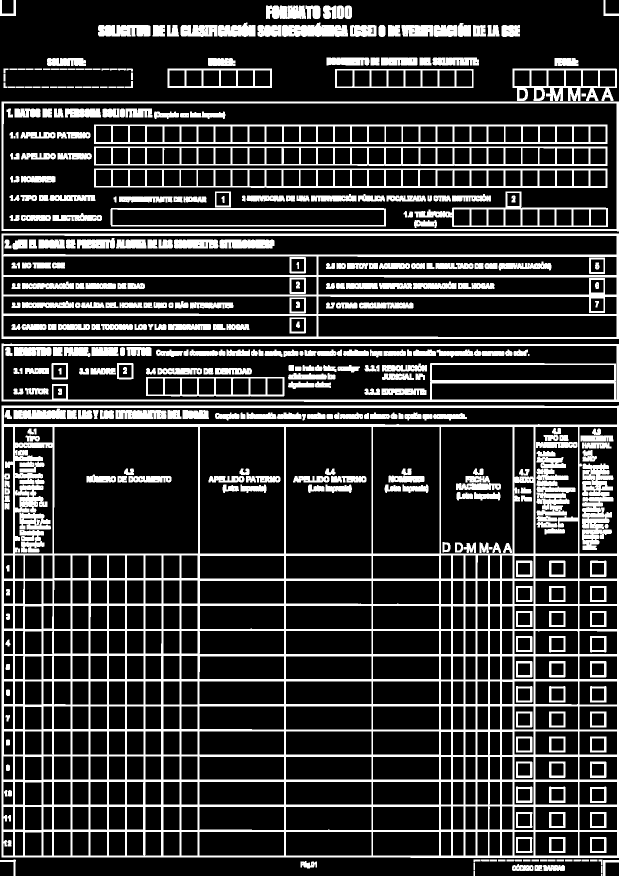
#> input picture resources/pag1_Template.png, 1238 x 1752 px, given in place of pag1.png, which was not available (shown at 1/2 size)
$ python PageDetector.py   (older library calls are emulated)
#> lines starting #> are read from the running program, lines starting #| are printed output that depends on the picture; after the words box and inside, x2 and y2 are one past the last pixel; in counts of white or black regions, pixels touching at a corner belong together; pictures that were not available may be replaced by others from this repository, and a replacement may not be noted
#!/usr/bin/env python
# coding: utf-8

"""
    Extraction.PageDetector
    ============================
    Detect page number and oritentation to extract features
    properly.

    _copyright_ = 'Copyright (c) 2017 Vm.C.', see AUTHORS for more details
    _license_ = GNU General Public License, see LICENSE for more details
"""

import numpy as np
import cv2
from matplotlib import pyplot as plt
import math
from os import listdir
from os.path import isfile, join

# Global settings ####
dx = [-1, 1, 0, 0]
dy = [0, 0, -1, 1]


# Function definition ####
# [5 lines left out: function sortSquareCenters, not called in this run]


class ShapeDetector:
    def __init__(self):
        pass

    # [32 lines left out: function detect, not called in this run]


def getSingleSquare(image_original, corner, iterations=1):

    # ret3, If = cv2.threshold(image_original, 0, 255, cv2.THRESH_BINARY_INV + cv2.THRESH_OTSU)
    If = cv2.adaptiveThreshold(image_original, 255, cv2.ADAPTIVE_THRESH_MEAN_C, cv2.THRESH_BINARY, 51, 2)
    If = cv2.bitwise_not(If)

    se = cv2.getStructuringElement(cv2.MORPH_ELLIPSE, (3, 3))
    thIMor = cv2.morphologyEx(If, cv2.MORPH_CLOSE, se)
    maxShape = max(image_original.shape)

    k_left = int(25)  # componentes >= 4
    k_right = int(25)  # componentes < 4

    while k_left + +1 < k_right:
        k = (k_left + k_right) // 2
        onlySquares = cv2.erode(thIMor, cv2.getStructuringElement(cv2.MORPH_RECT, (k, k)), iterations=1)
        onlySquares = cv2.dilate(onlySquares, cv2.getStructuringElement(cv2.MORPH_RECT, (k, k)), iterations=1)
        # Connected compoent labling
        stats = cv2.connectedComponentsWithStats(onlySquares, connectivity=4)
        print('with ', k, ' we got: ', stats[0])
        print('with ',k,' got: ', stats[0])
        if stats[0] >= 2:
            k_left = k
        else:
            k_right = k


        # plt.subplot(1, 2, 1), plt.imshow(onlySquares, 'gray'), plt.title(str(k) + '::' + str(stats[0]))
        # plt.subplot(1, 2, 2), plt.imshow(thIMor, 'gray'), plt.title('th3')
        # plt.show()

    print('FInally: ', k_left, k_right)
    print('k_left final: ', k_left)
    thIMor = cv2.erode(thIMor, cv2.getStructuringElement(cv2.MORPH_RECT, (k_left, k_left)), iterations=1)
    thIMor = cv2.dilate(thIMor, cv2.getStructuringElement(cv2.MORPH_RECT, (k_left, k_left)), iterations=1)
    backtorgb = cv2.cvtColor(image_original, cv2.COLOR_GRAY2RGB)
    cnts = cv2.findContours(thIMor.copy(), cv2.RETR_EXTERNAL,cv2.CHAIN_APPROX_SIMPLE)
    cnts = cnts[1] #if imutils.is_cv2() else cnts[1]
    sd = ShapeDetector()
    ratio = 1.0
    squares_found = []
    for c in cnts:
        # compute the center of the contour, then detect the name of the
        # shape using only the contour
        M = cv2.moments(c)
        cX = int((M["m10"] / M["m00"]) * ratio)
        cY = int((M["m01"] / M["m00"]) * ratio)
        # shape = sd.detect(c)
        peri = cv2.arcLength(c, True)
        approx = cv2.approxPolyDP(c, 0.04 * peri, True)
        (x, y, w, h) = cv2.boundingRect(approx)
        ar = w / float(h)
        if 26 < h < 33 and 26 < w < 33:
            squares_found.append(c)
        print('wxh = squares: ',w,h)

        # multiply the contour (x, y)-coordinates by the resize ratio,
        # then draw the contours and the name of the shape on the image


    if len(squares_found) != 1:
        print('len(squares_found) != 1')
        # [7 lines of commented-out code are left out]
        return None
    c = squares_found[0]
    peri = cv2.arcLength(c, True)
    approx = cv2.approxPolyDP(c, 0.04 * peri, True)
    (x, y, w, h) = cv2.boundingRect(approx)
    c = c.astype("float")
    c *= ratio
    c = c.astype("int")
    cv2.drawContours(backtorgb, [c], -1, (0, 255, 0), 2)

    W = w
    H = h
    Top = y
    Left = x
    corners = []
    corners.append([Top + H, Left + W])
    corners.append([Top, Left + W])
    corners.append([Top + H, Left])
    corners.append([Top, Left])
    # [11 lines of commented-out code are left out]
    return (w+h)//2, [corners[corner][0], corners[corner][1]]
    # [10 lines of commented-out code are left out]


def getSquares_newAlgorithm(image_original):
    rows, cols = image_original.shape


    percent_top = 0.1
    percent_bot = 0.1

    delta_bottom = int(rows *(1- percent_bot))
    top = image_original[0:int(rows*percent_top),:]
    bottom = image_original[delta_bottom:, :]

    A = getSingleSquare(top[:, : cols // 2], 0, iterations=2)
    B = getSingleSquare(bottom[:, : cols // 2], 1, iterations=2)
    X = getSingleSquare(top[:, cols // 2:], 2, iterations=2)
    Y = getSingleSquare(bottom[:, cols // 2:], 3, iterations=2)

    if A is None or B is None or X is None or Y is None:
        return None
    P = [A[0], B[0], X[0], Y[0]]
    # print('P: ', P)
    k = max(P)
    L = k
    A = A[1]
    B = B[1][0] + delta_bottom, B[1][1]
    X = X[1][0], X[1][1] + cols // 2
    Y = Y[1][0] + delta_bottom, Y[1][1] + cols // 2

    cA = A[0] - L, A[1] - L
    cB = B[0] + L, B[1] - L
    cX = X[0] - L, X[1] + L
    cY = Y[0] + L, Y[1] + L

    cA = cA[1], cA[0]
    cB = cB[1], cB[0]
    cX = cX[1], cX[0]
    cY = cY[1], cY[0]
    centers = [cA, cB, cX, cY]
    centers = sortSquareCenters(centers)
    # print(centers)
    # plt.imshow(image_original, 'gray')
    # plt.show()
    return centers,k


def getSquares(image_original):
    """Detecta la orientación de la imagen y la orienta.
    Args:
        image_original: Original image.
    Returns:
        cosl: ....
    """
    # [65 lines of commented-out code are left out]

    center_of_squares,var = getSquares_newAlgorithm(image_original)
    # [8 lines of commented-out code are left out]
    return center_of_squares,var


def enderezarImagen(image):
    """Detecta la orientación de la imagen y la orienta.
    Args:
        image: Original image.
    Returns:
        rotatedImg: Rotated image.
    """
    rows,cols = image.shape
    if rows < cols:
        image = cv2.transpose(image)

    # [11 lines of commented-out code are left out]


    squaresCenters, _ = getSquares(image)
    if len(squaresCenters) != 4:
        raise Exception('There is no 4 centers')
    print('First squares: ', squaresCenters)
    dI = squaresCenters[1][0] - squaresCenters[0][0]
    dJ = squaresCenters[1][1] - squaresCenters[0][1]
    theta = np.arctan2(dJ, dI)
    thetaDegrees = theta * 180 / np.pi
    (oldY, oldX) = image.shape
    M = cv2.getRotationMatrix2D(center=(oldX / 2, oldY / 2), angle=thetaDegrees,
                                scale=1)  # rotate about center of image.
    newX, newY = oldX * 1, oldY * 1
    r = np.deg2rad(thetaDegrees)
    newX, newY = (abs(np.sin(r) * newY) + abs(np.cos(r) * newX), abs(np.sin(r) * newX) + abs(np.cos(r) * newY))

    # the warpAffine function call, below, basically works like this:
    # 1. apply the M transformation on each pixel of the original image
    # 2. save everything that falls within the upper-left "dsize" portion of the resulting image.

    # Find the translation that moves the result to the center of that region.
    (tx, ty) = ((newX - oldX) / 2, (newY - oldY) / 2)
    M[0, 2] += tx  # third column of matrix holds translation, which takes effect after rotation.
    M[1, 2] += ty

    rotatedImg = cv2.warpAffine(image, M, dsize=(int(newX), int(newY)), borderValue=255)
    return rotatedImg


# [33 lines left out: functions getCenterZone, getPercentMatched, not called in this run]


def percentPage1Normal(centerZone):
    centerZone_Base = cv2.imread('resources/s100_center_normal_1.png', 0)
    return getPercentMatched(centerZone_Base, centerZone)


def percentPage2Normal(centerZone):
    centerZone_Base = cv2.imread('resources/s100_center_normal_2.png', 0)
    return getPercentMatched(centerZone_Base, centerZone)


def percentPage1Inversa(centerZone):
    centerZone_Base = cv2.imread('resources/s100_center_inversa_1.png', 0)
    return getPercentMatched(centerZone_Base, centerZone)


def percentPage2Inversa(centerZone):
    centerZone_Base = cv2.imread('resources/s100_center_inversa_2.png', 0)
    return getPercentMatched(centerZone_Base, centerZone)


# [81 lines left out: function detectPage, not called in this run]

if __name__ == '__main__':
    imagen_test = cv2.imread('/home/vmchura/Documents/s100/handwritten/input/pag1.png',0)
#> imagen_test: shape (1752, 1238); 21.3% white; 442 white regions (2 under 20 px), largest, box (x1, y1, x2, y2) and area: (3, 811, 1238, 1716) 159338, (3, 467, 1238, 678) 36785, (3, 687, 1238, 804) 16290
    imagen_test = cv2.resize(imagen_test, (1240,1754))
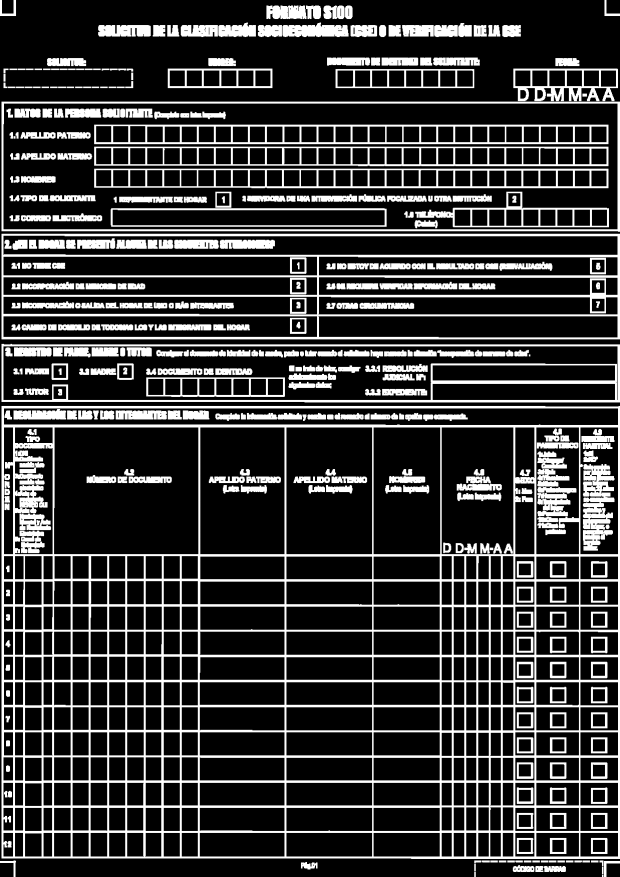
#> imagen_test: shape (1754, 1240) (shown at 1/2 size); min 0, max 255, mean 54.2

    rotatedImg = enderezarImagen(imagen_test)
#> in getSquares_newAlgorithm, `top = image_original[0:int(rows*percent_top),:]`:
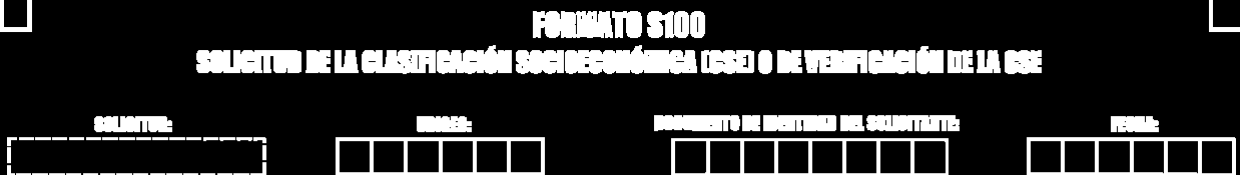
#> top: shape (175, 1240); min 0, max 255, mean 43.8
#> in getSquares_newAlgorithm, `bottom = image_original[delta_bottom:, :]`:
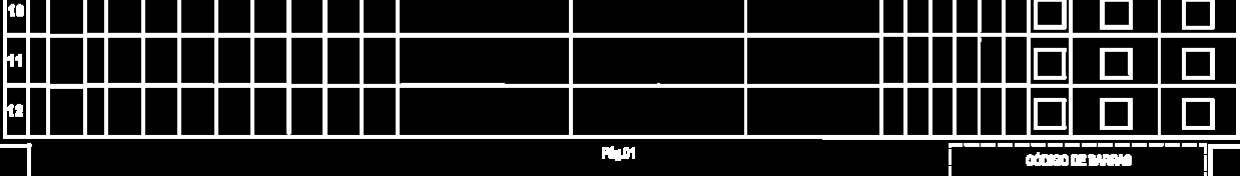
#> bottom: shape (176, 1240); min 0, max 255, mean 43.3
#> in getSingleSquare, `If = cv2.adaptiveThreshold(image_original, 255, cv2.ADAPTIVE_THRESH_ME..`:
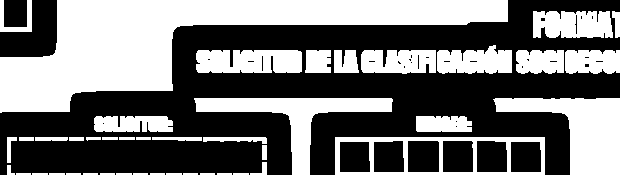
#> If: shape (175, 620); 45% white; 43 white regions, largest, box (x1, y1, x2, y2) and area: (0, 0, 508, 113) 22309, (493, 98, 620, 175) 4919, (194, 98, 393, 175) 4048
#> in getSingleSquare, `If = cv2.adaptiveThreshold(image_original, 255, cv2.ADAPTIVE_THRESH_ME..`:
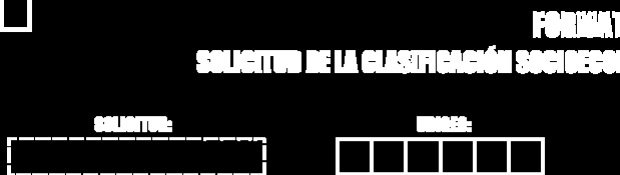
#> image_original: shape (175, 620); min 0, max 255, mean 39.6
#> in getSingleSquare, `thIMor = cv2.morphologyEx(If, cv2.MORPH_CLOSE, se)`: thIMor: shape (175, 620); 55.2% white; 43 black regions, largest, box (x1, y1, x2, y2) and area: (0, 0, 508, 113) 22306, (494, 98, 620, 175) 4917, (194, 98, 393, 175) 4045
#> in getSingleSquare, `thIMor = cv2.erode(thIMor, cv2.getStructuringElement(cv2.MORPH_RECT, (..`:
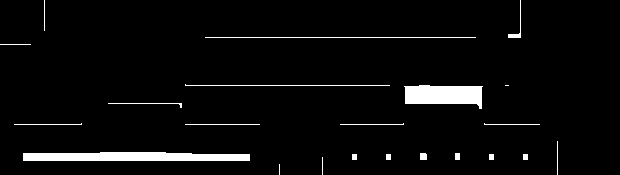
#> thIMor: shape (175, 620); 4.1% white; 22 white regions (3 under 20 px), largest, box (x1, y1, x2, y2) and area: (23, 152, 250, 161) 1824, (404, 85, 483, 109) 1417, (205, 37, 476, 38) 271
#> in getSingleSquare, `thIMor = cv2.dilate(thIMor, cv2.getStructuringElement(cv2.MORPH_RECT, ..`:
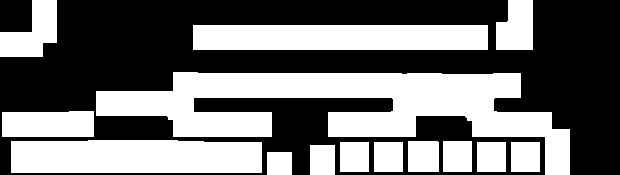
#> thIMor: shape (175, 620); 44.6% white; 14 white regions
#> in getSingleSquare, `cnts = cv2.findContours(thIMor.copy(), cv2.RETR_EXTERNAL,cv2.CHAIN_APP..`: cnts = 14 contours; largest, box (x1, y1, x2, y2) and area: (96, 72, 570, 175) 19556, (11, 140, 262, 173) 7782, (193, 25, 488, 50) 7056, (2, 111, 94, 137) 2208, (0, 0, 57, 57) 1917
#> in getSingleSquare, `cnts = cnts[1]`: cnts = 14 rows, first 6: [1, -1, -1, -1], [2, 0, -1, -1], [3, 1, -1, -1], [4, 2, -1, -1], [5, 3, -1, -1], [6, 4, -1, -1]
#> the loop in getSingleSquare, `for c in cnts:` made 1 pass
#> after the loop in getSingleSquare, `for c in cnts:`: squares_found = []
#> (the run stopped early here; a loop or call above may not have finished)

$ run again, on resources/pag2_Template.png
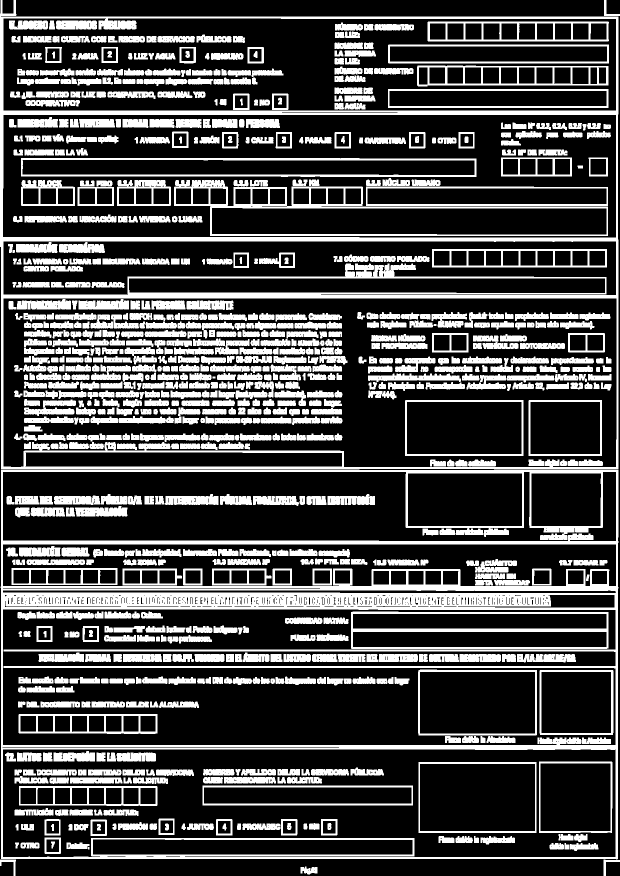
#> input picture resources/pag2_Template.png, 1239 x 1751 px, given in place of pag1.png, which was not available (shown at 1/2 size)
#> in getSingleSquare, `If = cv2.adaptiveThreshold(image_original, 255, cv2.ADAPTIVE_THRESH_ME..`:
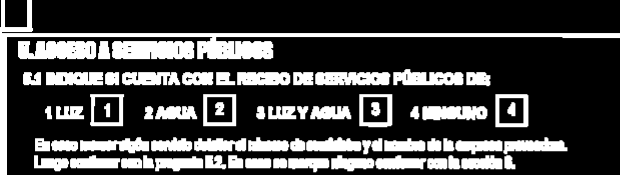
#> image_original: shape (175, 620); min 0, max 255, mean 66.3
#> in getSingleSquare, `thIMor = cv2.dilate(thIMor, cv2.getStructuringElement(cv2.MORPH_RECT, ..`:
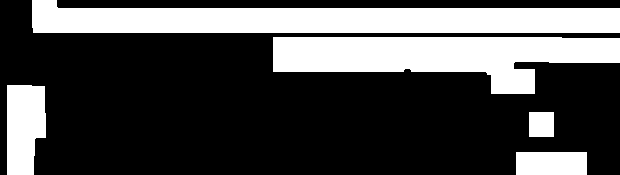
#> thIMor: shape (175, 620); 29.8% white; 5 white regions
#> in getSingleSquare, `cnts = cv2.findContours(thIMor.copy(), cv2.RETR_EXTERNAL,cv2.CHAIN_APP..`: cnts = 5 contours; box (x1, y1, x2, y2) and area: (32, 0, 620, 33) 14278, (273, 37, 620, 94) 11702, (7, 85, 46, 175) 2918, (516, 152, 587, 175) 1540, (529, 112, 554, 137) 576
#> in getSingleSquare, `cnts = cnts[1]`: cnts = [[1, -1, -1, -1], [2, 0, -1, -1], [3, 1, -1, -1], [4, 2, -1, -1], [-1, 3, -1, -1]]
#> the loop in getSingleSquare, `for c in cnts:` made 1 pass
#> after the loop in getSingleSquare, `for c in cnts:`: squares_found = []
